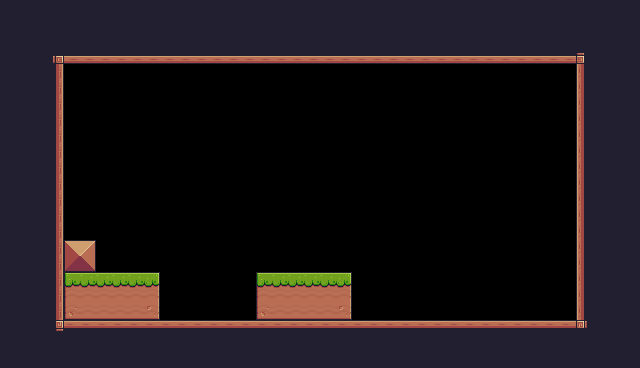

Below is a game level as drawn by its tile map, then a one-line description and the .tmx file that defines it, in full:
An orthogonal 40x23 tile map with 16x16 px tiles, 1 tile layer (Background) and 1 object (Player).

<map version="1.10" tiledversion="1.10.2" orientation="orthogonal" renderorder="right-down" width="40" height="23" tilewidth="16" tileheight="16" infinite="0" nextlayerid="3" nextobjectid="2">
 <tileset firstgid="1" source="Pixel_Adventure_TileSet.tsx" />
 <layer id="1" name="Background" width="40" height="23" locked="1">
  <data encoding="csv">
24,24,24,24,24,24,24,24,24,24,24,24,24,24,24,24,24,24,24,24,24,24,24,24,24,24,24,24,24,24,24,24,24,24,24,24,24,24,24,24,
24,24,24,24,24,24,24,24,24,24,24,24,24,24,24,24,24,24,24,24,24,24,24,24,24,24,24,24,24,24,24,24,24,24,24,24,24,24,24,24,
24,24,24,24,24,24,24,24,24,24,24,24,24,24,24,24,24,24,24,24,24,24,24,24,24,24,24,24,24,24,24,24,24,24,24,24,24,24,24,24,
24,24,24,92,134,134,134,134,134,134,134,134,134,134,134,134,134,134,134,134,134,134,134,134,134,134,134,134,134,134,134,134,134,134,134,134,93,24,24,24,
24,24,24,113,0,0,0,0,0,0,0,0,0,0,0,0,0,0,0,0,0,0,0,0,0,0,0,0,0,0,0,0,0,0,0,0,111,24,24,24,
24,24,24,113,0,0,0,0,0,0,0,0,0,0,0,0,0,0,0,0,0,0,0,0,0,0,0,0,0,0,0,0,0,0,0,0,111,24,24,24,
24,24,24,113,0,0,0,0,0,0,0,0,0,0,0,0,0,0,0,0,0,0,0,0,0,0,0,0,0,0,0,0,0,0,0,0,111,24,24,24,
24,24,24,113,0,0,0,0,0,0,0,0,0,0,0,0,0,0,0,0,0,0,0,0,0,0,0,0,0,0,0,0,0,0,0,0,111,24,24,24,
24,24,24,113,0,0,0,0,0,0,0,0,0,0,0,0,0,0,0,0,0,0,0,0,0,0,0,0,0,0,0,0,0,0,0,0,111,24,24,24,
24,24,24,113,0,0,0,0,0,0,0,0,0,0,0,0,0,0,0,0,0,0,0,0,0,0,0,0,0,0,0,0,0,0,0,0,111,24,24,24,
24,24,24,113,0,0,0,0,0,0,0,0,0,0,0,0,0,0,0,0,0,0,0,0,0,0,0,0,0,0,0,0,0,0,0,0,111,24,24,24,
24,24,24,113,0,0,0,0,0,0,0,0,0,0,0,0,0,0,0,0,0,0,0,0,0,0,0,0,0,0,0,0,0,0,0,0,111,24,24,24,
24,24,24,113,0,0,0,0,0,0,0,0,0,0,0,0,0,0,0,0,0,0,0,0,0,0,0,0,0,0,0,0,0,0,0,0,111,24,24,24,
24,24,24,113,0,0,0,0,0,0,0,0,137,0,0,0,0,0,0,0,0,0,0,0,0,0,0,0,0,0,0,0,0,0,0,0,111,24,24,24,
24,24,24,113,0,0,0,0,0,0,0,0,159,0,0,0,0,0,0,0,0,0,0,0,0,0,0,0,0,0,0,0,0,0,0,0,111,24,24,24,
24,24,24,113,36,37,0,0,0,0,0,0,0,0,0,0,0,0,0,0,0,0,0,0,0,0,0,0,0,0,0,0,0,0,0,0,111,24,24,24,
24,24,24,113,58,59,0,0,0,137,0,0,0,0,0,0,0,0,0,0,0,0,0,0,0,0,0,0,0,0,0,0,0,0,0,0,111,24,24,24,
24,24,24,113,7,8,8,8,8,9,0,0,0,0,0,0,7,8,8,8,8,9,0,0,0,0,0,0,0,0,0,0,0,0,0,0,111,24,24,24,
24,24,24,113,29,30,30,30,30,31,0,0,0,0,0,0,29,30,30,30,30,31,0,0,0,0,0,0,0,0,0,0,0,0,0,0,111,24,24,24,
24,24,24,113,51,52,52,52,52,53,0,0,0,0,0,0,51,52,52,52,52,53,0,0,0,0,0,0,0,0,0,0,0,0,0,0,111,24,24,24,
24,24,24,114,90,90,90,90,90,90,90,90,90,90,90,90,90,90,90,90,90,90,90,90,90,90,90,90,90,90,90,90,90,90,90,90,115,24,24,24,
24,24,24,24,24,24,24,24,24,24,24,24,24,24,24,24,24,24,24,24,24,24,24,24,24,24,24,24,24,24,24,24,24,24,24,24,24,24,24,24,
24,24,24,24,24,24,24,24,24,24,24,24,24,24,24,24,24,24,24,24,24,24,24,24,24,24,24,24,24,24,24,24,24,24,24,24,24,24,24,24
</data>
 </layer>
 <objectgroup id="2" name="SpawnPoints">
  <object id="1" name="Player" type="Player" x="128" y="240" width="32" height="32" />
 </objectgroup>
</map>
